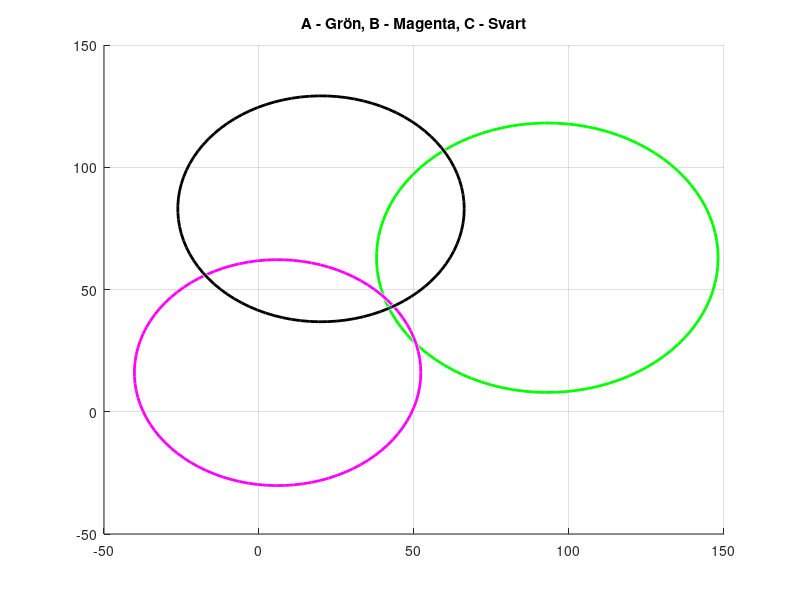

This figure's MATLAB source:
clf;
p1  = [93 63];
p2  = [6 16];
p3  = [20 83];
r   = [55.1 46.2 46.2];
viscircles(p1, r(1), "Color", 'g');
viscircles(p2, r(2), "Color", 'm');
viscircles(p3, r(3), "Color", 'k');
grid on;
title("A - Grön, B - Magenta, C - Svart")

format long g;

%Så vi har 3 ekvationer med 2 obekanta
F = @(x)[(93 - x(1)).^2 + (63 - x(2)).^2 - 55.1.^2;(6 - x(1)).^2 + (16 - x(2)).^2 - 46.2.^2;(20 - x(1)).^2 + (83 - x(2)).^2 - 46.2.^2 ];

%Jacobian
J = @(x)[2.*x(1) - 186, 2*x(2)-126; 2.*x(1)-12, 2.*x(2)-32; -2.*(20 - x(1)), -2.*(83-x(2))];


%x=[50.6946;27.6975];
x=[40.2837;46.9689];
tau=1e-10;
dxnorm=1;
iter=0;
while (dxnorm>tau && iter<100)
    dx = -J(x)\F(x)
    dxnorm = norm(dx);
    x = x + dx;
    iter = iter+1;
end

iter
x

viscircles(x', 0.1, "Color", 'b');
